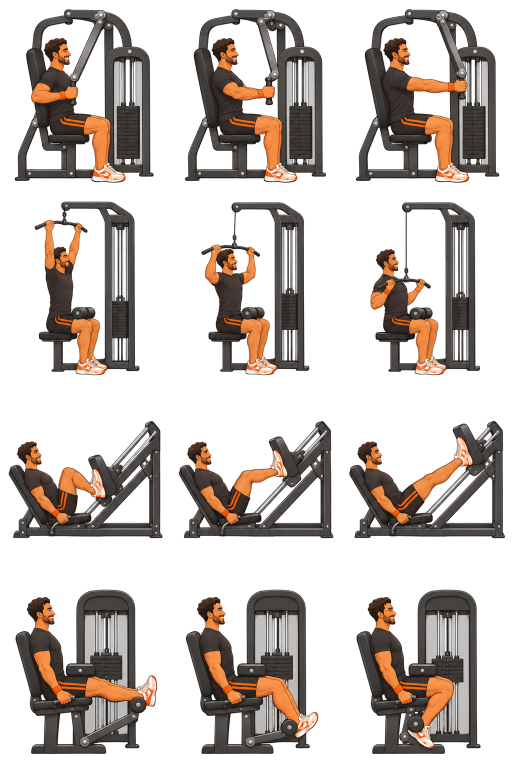
#> input picture docs/design/medias/coach-mouvements/planche-1.png, 1024 x 1536 px (shown at 1/2 size)
$ python decouper.py
#> lines starting #> are read from the running program, lines starting #| are printed output that depends on the picture; after the words box and inside, x2 and y2 are one past the last pixel; in counts of white or black regions, pixels touching at a corner belong together
"""Cuts Karim's movement sheets (3 columns x 4 rows of 341 x 384 px) into keyframes.

Writes packages/cresco_ui/assets/coach_moves/<exercise id>-<1|2|3>.jpg (start, middle, end) and
packages/cresco_ui/lib/src/coach_moves_list.dart, the set of exercises that have their three poses.
Sheets not generated yet are skipped. Usage: python -I decouper.py
"""
from pathlib import Path

import numpy as np
from PIL import Image

HERE = Path(__file__).parent
ROOT = HERE.parents[3]
OUT = ROOT / 'packages' / 'cresco_ui' / 'assets' / 'coach_moves'
LIST = ROOT / 'packages' / 'cresco_ui' / 'lib' / 'src' / 'coach_moves_list.dart'

# One row per exercise, in the order of each BRIEF.md.
SHEETS = {
    'planche-1.png': ['developpe-convergent', 'tirage-vertical', 'presse-cuisses', 'leg-curl-assis'],
    'planche-2.png': ['hack-squat'],
    'lot-a/planche-1.png': ['adducteurs-machine', 'belt-squat', 'crunch-poulie', 'abdominaux-machine'],
    'lot-a/planche-2.png': ['curl-biceps-surleve', 'curl-biceps-machine', 'dips-assis-machine', 'developpe-disques'],
    'lot-a/planche-3.png': ['developpe-decline-disques', 'extension-inversee', 'extension-lombaire-machine', 'extension-triceps-poulie'],
    'lot-a/planche-4.png': ['extension-triceps-machine', 'hip-thrust-machine', 'leg-curl', 'leg-curl-genoux'],
    'lot-b/planche-1.png': ['leg-extension', 'leg-extension-inclinee', 'fessiers-machine', 'mollets-assis-disques'],
    'lot-b/planche-2.png': ['mollets-debout', 'mollets-assis-guidee', 'pec-deck', 'pendulum-squat'],
    'lot-b/planche-3.png': ['presse-inclinee-machine', 'presse-cuisses-assise', 'developpe-epaules-convergent', 'pull-over-machine'],
    'lot-c/planche-1.png': ['rotation-buste', 'rowing-divergent', 'rowing-assis-poulie', 'rowing-bas-disques'],
    'lot-c/planche-2.png': ['rowing-haut-disques', 'rowing-incline-levier', 'rowing-t-bar', 'squat-fentes-disques'],
    'lot-c/planche-3.png': ['tirage-vertical-divergent', 'traction-assistee', 'ecarte-decline-disques', 'elevations-laterales-machine'],
    'lot-d/planche-1.png': ['oiseau-machine', 'dips-assistes', 'abducteurs-machine', 'ecarte-vis-a-vis'],
    'lot-d/planche-2.png': ['tirage-visage-poulie', 'squat-smith', 'developpe-couche-smith', 'releve-jambes-chaise'],
    'lot-d/planche-3.png': ['extension-lombaire-45', 'curl-pupitre', 'crunch-banc', 'glute-ham-raise'],
    'lot-e/planche-1.png': ['poussee-traineau', 'curl-poulie', 'elevations-laterales-poulie', 'tirage-bras-tendus-poulie'],
    'lot-e/planche-2.png': ['extension-triceps-nuque-poulie', 'kickback-fessier-poulie', 'bucheron-poulie', 'oiseau-poulie'],
    'lot-e/planche-3.png': ['ecarte-poulie-basse', 'developpe-militaire-smith', 'fentes-smith', 'hip-thrust-smith'],
    'lot-e/planche-4.png': ['mollets-smith', 'rowing-smith'],
}
def shift_to(ref, img, limit=40):
    """Translation that best lays img over ref (phase correlation on the dark machine frame)."""
    a = 255 - np.asarray(ref.convert('L'), dtype=float)
    b = 255 - np.asarray(img.convert('L'), dtype=float)
    a, b = (a > 150) * 1.0, (b > 150) * 1.0  # the anthracite frame, not the skin or the shirt shading
    r = np.fft.ifft2(np.fft.fft2(a) * np.conj(np.fft.fft2(b)))
    dy, dx = np.unravel_index(np.argmax(np.abs(r)), r.shape)
    dy = dy - a.shape[0] if dy > a.shape[0] // 2 else dy
    dx = dx - a.shape[1] if dx > a.shape[1] // 2 else dx
    return (int(dx), int(dy)) if abs(dx) <= limit and abs(dy) <= limit else (0, 0)


def align(ref, img):
    dx, dy = shift_to(ref, img)
    if (dx, dy) == (0, 0):
        return img
    out = Image.new('RGB', img.size, 'white')
    out.paste(img, (dx, dy))
    return out


# Rows to leave out after review (a pose that is wrong is worse than none).
REJECTED: set[str] = set()
# Redone in lot-f: the first version had no back pad.
REDONE = {'lot-f/planche-1.png': ['extension-lombaire-machine']}


def main():
    OUT.mkdir(parents=True, exist_ok=True)
    done = []
    redone = {e for ids in REDONE.values() for e in ids}
    sheets = {k: [None if e in redone else e for e in v] for k, v in SHEETS.items()} | REDONE
    for sheet, ids in sheets.items():
        path = HERE / sheet
        if not path.exists():
            print('manque', sheet)
            continue
        img = Image.open(path).convert('RGB')
#> img is the input picture: PIL image 1024x1536 RGB; mean R, G, B 199.8, 192.4, 187.6
        rw, rh = img.width / 3, img.height / 4
#> rw = 341.3; rh = 384
        for r, eid in enumerate(ids):
            if eid is None or eid in REJECTED:
                continue
            cells = [img.crop((round(c * rw), round(r * rh), round(c * rw) + int(rw), round(r * rh) + int(rh))) for c in range(3)]
            # Poses 2 and 3 are laid over pose 1 so the machine stays still in the loop.
            cells = [cells[0]] + [align(cells[0], cell) for cell in cells[1:]]
            for c, cell in enumerate(cells):
                cell.resize((342, 384), Image.LANCZOS).save(OUT / f'{eid}-{c + 1}.jpg', quality=86, optimize=True, progressive=True)
            done.append(eid)
#> this loop made 4 passes
#> pass 1, in shift_to, `a = 255 - np.asarray(ref.convert('L'), dtype=float)`:
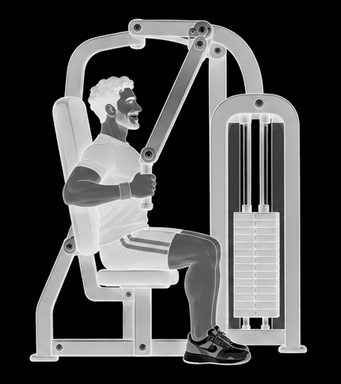
#> a: shape (384, 341) float64; min 0, max 255, mean 73.4
#> pass 1, in shift_to, `b = 255 - np.asarray(img.convert('L'), dtype=float)`:
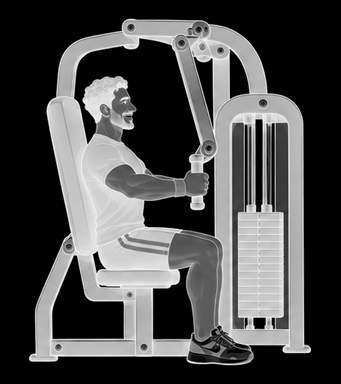
#> b: shape (384, 341) float64; min 0, max 255, mean 76.4
#> pass 1, in shift_to, `a, b = (a > 150) * 1.0, (b > 150) * 1.0`:
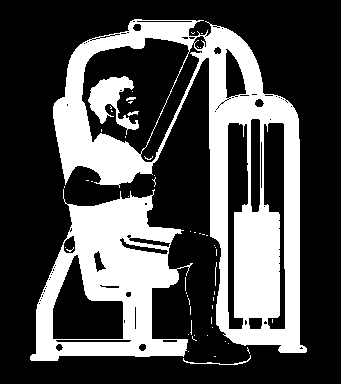
#> a: shape (384, 341) float64; values 0 (black) and 1 (white), 31.3% white; 55 white regions (48 under 20 px), largest, box (x1, y1, x2, y2) and area: (53, 19, 307, 353) 25990, (30, 189, 193, 361) 13308, (88, 76, 139, 135) 1284
#> pass 1, in shift_to, `a, b = (a > 150) * 1.0, (b > 150) * 1.0`:
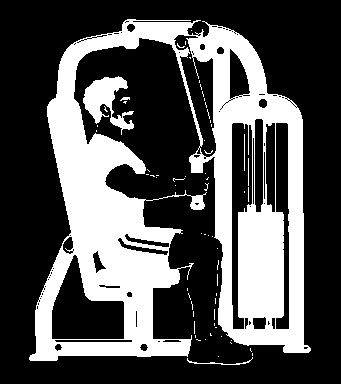
#> b: shape (384, 341) float64; values 0 (black) and 1 (white), 32.8% white; 64 white regions (58 under 20 px), largest, box (x1, y1, x2, y2) and area: (29, 19, 311, 361) 41144, (83, 76, 134, 135) 1326, (187, 357, 253, 365) 93, (244, 134, 245, 171) 37, (248, 158, 249, 186) 28, (120, 97, 130, 101) 25
#> after the loop:
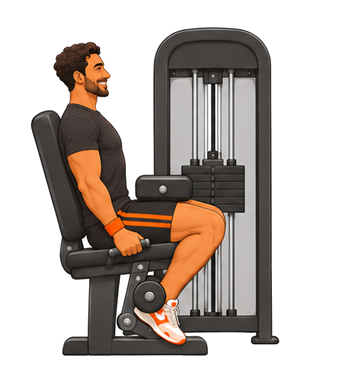
#> cell: PIL image 341x384 RGB; mean R, G, B 190.9, 182.4, 176.8
#> after the loop, done = ['developpe-convergent', 'tirage-vertical', 'presse-cuisses', 'leg-curl-assis']
        print(sheet, len(ids))
#> pass 2 of the loop in main, `for sheet, ids in sheets.items():`:
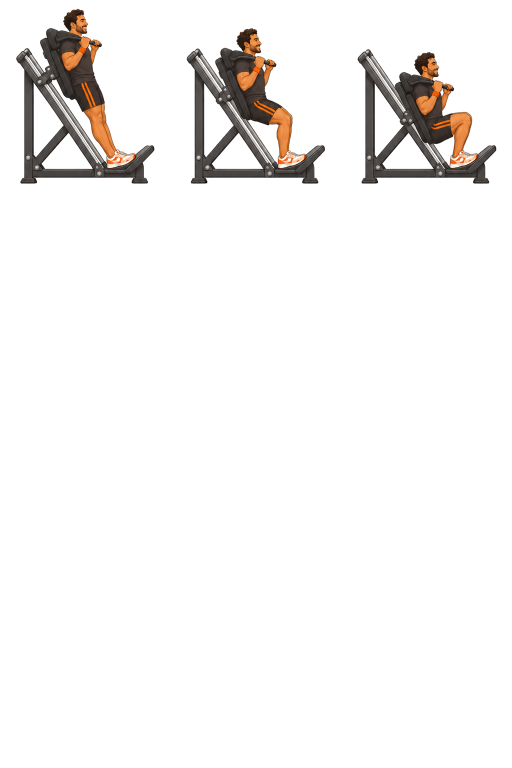
#> input picture docs/design/medias/coach-mouvements/planche-2.png, 1024 x 1536 px (shown at 1/2 size)
#> in main, img is the input picture: PIL image 1024x1536 RGB; mean R, G, B 244.5, 242.9, 241.9
#> the loop in main, `for r, eid in enumerate(ids):` made 1 pass
#> pass 1, in shift_to (call 9), `a, b = (a > 150) * 1.0, (b > 150) * 1.0`:
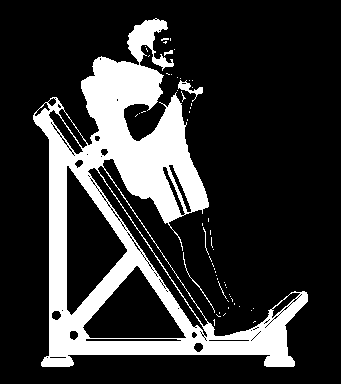
#> a: shape (384, 341) float64; values 0 (black) and 1 (white), 20.9% white; 57 white regions (52 under 20 px), largest, box (x1, y1, x2, y2) and area: (33, 18, 308, 367) 26869, (178, 80, 203, 102) 167, (183, 252, 215, 313) 76, (203, 227, 209, 255) 30, (164, 50, 173, 56) 28
#> after the loop in main, `for r, eid in enumerate(ids):`:
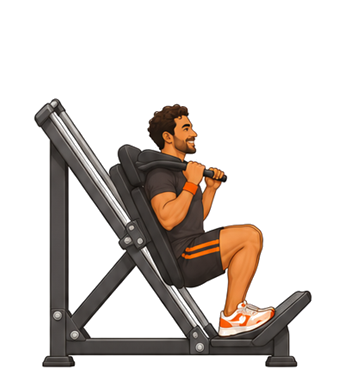
#> cell: PIL image 341x384 RGB; mean R, G, B 215.2, 209.3, 205.3
#> after the loop in main, `for r, eid in enumerate(ids):`: done = ['developpe-convergent', 'tirage-vertical', 'presse-cuisses', 'leg-curl-assis', 'hack-squat']
#> pass 3 of the loop in main, `for sheet, ids in sheets.items():`:
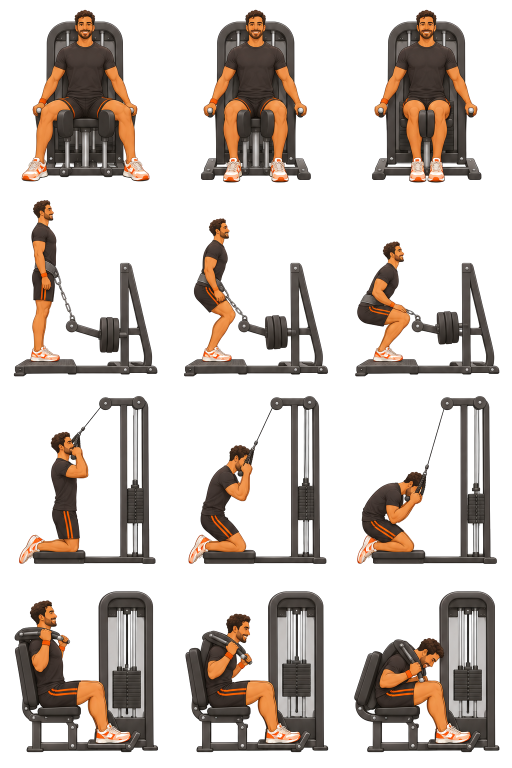
#> input picture docs/design/medias/coach-mouvements/lot-a/planche-1.png, 1024 x 1536 px (shown at 1/2 size)
#> in main, img is the input picture: PIL image 1024x1536 RGB; mean R, G, B 206.2, 198.3, 192.8
#> the loop in main, `for r, eid in enumerate(ids):` made 4 passes
#> pass 1, in shift_to (call 11), `a, b = (a > 150) * 1.0, (b > 150) * 1.0`:
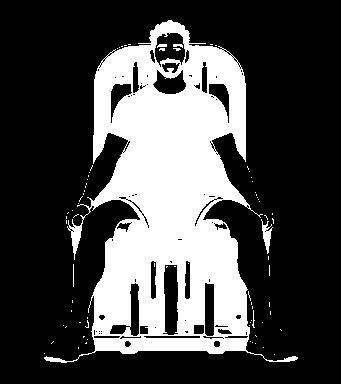
#> a: shape (384, 341) float64; values 0 (black) and 1 (white), 28.5% white; 77 white regions (71 under 20 px), largest, box (x1, y1, x2, y2) and area: (44, 20, 298, 363) 36805, (261, 219, 273, 254) 176, (157, 44, 167, 48) 28, (173, 44, 183, 48) 27, (73, 264, 74, 287) 23, (252, 310, 255, 328) 22
#> after the loop in main, `for r, eid in enumerate(ids):`:
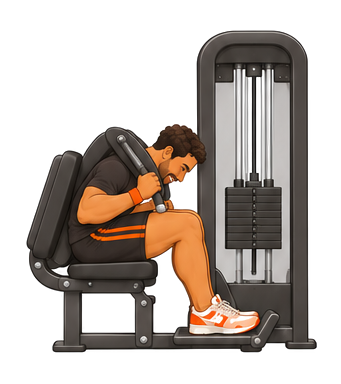
#> cell: PIL image 341x384 RGB; mean R, G, B 188.7, 180.1, 173.9
#> after the loop in main, `for r, eid in enumerate(ids):`: done = ['developpe-convergent', 'tirage-vertical', 'presse-cuisses', 'leg-curl-assis', 'hack-squat', 'adducteurs-machine', 'belt-squat', 'crunch-poulie', 'abdominaux-machine']
#> the loop made 20 passes; the first 3 are shown
    for stale in OUT.glob('*.jpg'):
        if stale.stem.rsplit('-', 1)[0] not in done:
            stale.unlink()
#> pass 2 of the loop in main, `for stale in OUT.glob('*.jpg'):`:
#> pass 3 of the loop in main, `for stale in OUT.glob('*.jpg'):`:
#> the loop made 138 passes; the first 3 are shown
    body = ''.join(f"  '{e}',\n" for e in sorted(done))
    LIST.write_text(
        '// Generated by docs/design/medias/coach-mouvements/decouper.py: do not edit.\n\n'
        '/// Exercises with their three poses in `assets/coach_moves/`.\n'
        f'const coachMovesAvailable = <String>{{\n{body}}};\n',
        encoding='utf-8',
    )
    print(len(done), 'exercices')


if __name__ == '__main__':
    main()
